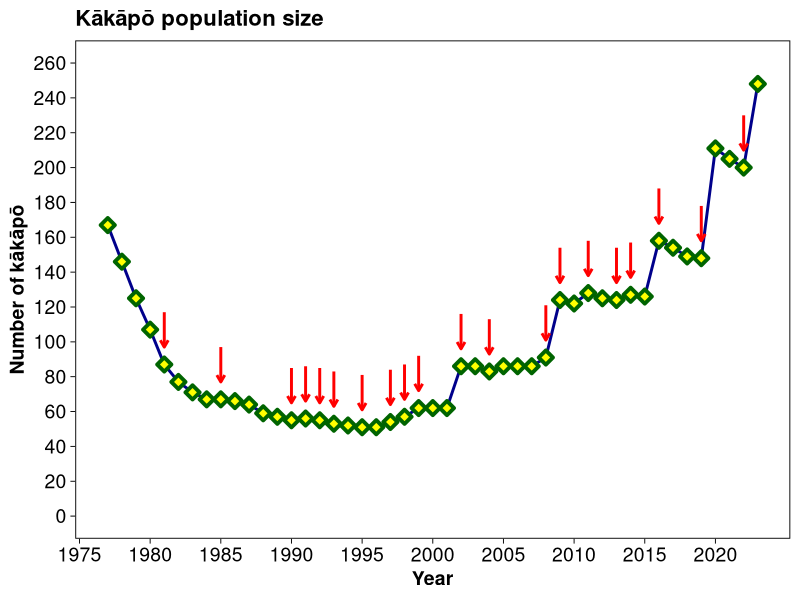

Generate this figure with R:
library(ggplot2)
# Data is at https://www.doc.govt.nz/our-work/monitoring-reporting/, updated in October each year with the Annual Report of the Department of Conservation Te Papa Atawhai
# To update, add the new data values at the end of the vectors in the data frame, and run the code in R or RStudio
kpop <- data.frame("year" = 1977:2023,
                   "breeding" = c(FALSE,FALSE,FALSE,FALSE,TRUE,FALSE,FALSE,FALSE,TRUE,FALSE,FALSE,FALSE,FALSE,TRUE,TRUE,TRUE,TRUE,FALSE,TRUE,FALSE,TRUE,TRUE,TRUE,FALSE,FALSE,TRUE,FALSE,TRUE,FALSE,FALSE,FALSE,TRUE,TRUE,FALSE,TRUE,FALSE,TRUE,TRUE,FALSE,TRUE,FALSE,FALSE,TRUE,FALSE,FALSE,TRUE,FALSE),
                   "transferred" = c(1,1,1,3,7,25,21,21,21,21,26,41,46,46,46,51,51,50,49,49,49,49,49,49,49,49,49,49,48,48,48,47,47,45,42,41,40,38,37,34,33,32,31,26,26,26,26),
                   "stewart" = c(149,132,111,91,72,44,45,43,44,43,38,18,11,9,8,2,0,0,0,0,0,0,0,0,0,0,0,0,0,0,0,0,0,0,0,0,0,0,0,0,0,0,0,0,0,0,0),
                   "offshore" = c(0,0,0,0,0,0,0,0,0,0,0,0,0,0,2,2,2,2,2,2,5,8,13,13,13,37,37,34,38,38,38,44,77,77,86,84,84,89,89,124,121,117,117,185,179,174,222),
                   "fiordland" = c(17,13,13,13,8,8,5,3,2,2,0,0,0,0,0,0,0,0,0,0,0,0,0,0,0,0,0,0,0,0,0,0,0,0,0,0,0,0,0,0,0,0,0,0,0,0,0),
                   "total" = c(167,146,125,107,87,77,71,67,67,66,64,59,57,55,56,55,53,52,51,51,54,57,62,62,62,86,86,83,86,86,86,91,124,122,128,125,124,127,126,158,154,149,148,211,205,200,248)
)
kpop$breed_years <- ifelse(kpop$breeding, kpop$year, NA)
ggplot(kpop, aes(year, total)) +
  geom_line(size=1, color="darkblue") +
  geom_point(size=2.5, shape=23, stroke=2, fill="yellow", color="darkgreen") +
  geom_segment(aes(x = breed_years, y = total+30, xend = year, yend = total+10), size=1, colour="red", arrow = arrow(length = unit(0.2, "cm")), arrow.fill = "red") +
  theme_linedraw(base_size = 14) +
  theme(plot.title = element_text(size=16, face="bold"),
        axis.text = element_text(size=14),
        axis.title = element_text(size=14,face="bold"),
        panel.grid = element_blank()) +
  scale_y_continuous(name = "Number of kākāpō", breaks = seq(from = 0, to = 260, by = 20), limits = c(0,260)) +
  scale_x_continuous(name = "Year", breaks = seq(from = 1975, to = 2023, by = 5)) +
  labs(title = "Kākāpō population size")

